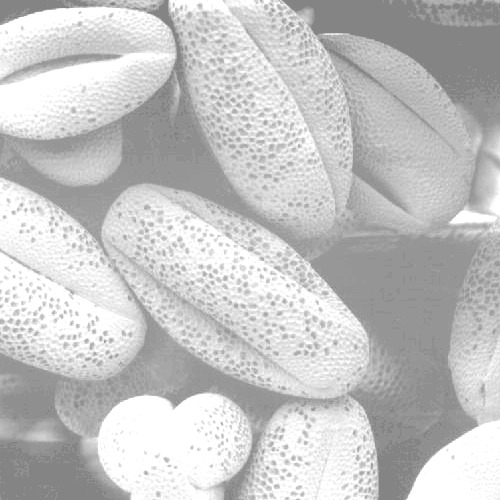
#> input picture lab3/1_1.tif, 500 x 500 px
$ python lab3.py
#> lines starting #> are read from the running program, lines starting #| are printed output that depends on the picture
import cv2 as cv
import numpy as np
import matplotlib.pyplot as plt
import math

img = plt.imread('1_1.tif')
#> img is the input picture: shape (500, 500); min 132, max 255, mean 196.4
print(img)
#> (printed output is left out)

plt.subplot(1, 3, 1)
plt.imshow(cv.normalize(img.astype(
    'float'), None, 0.0, 1.0, cv.NORM_MINMAX))

plt.show()
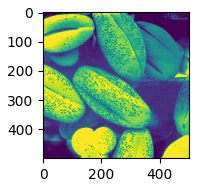
#> figure drawn by matplotlib, 1 panel
